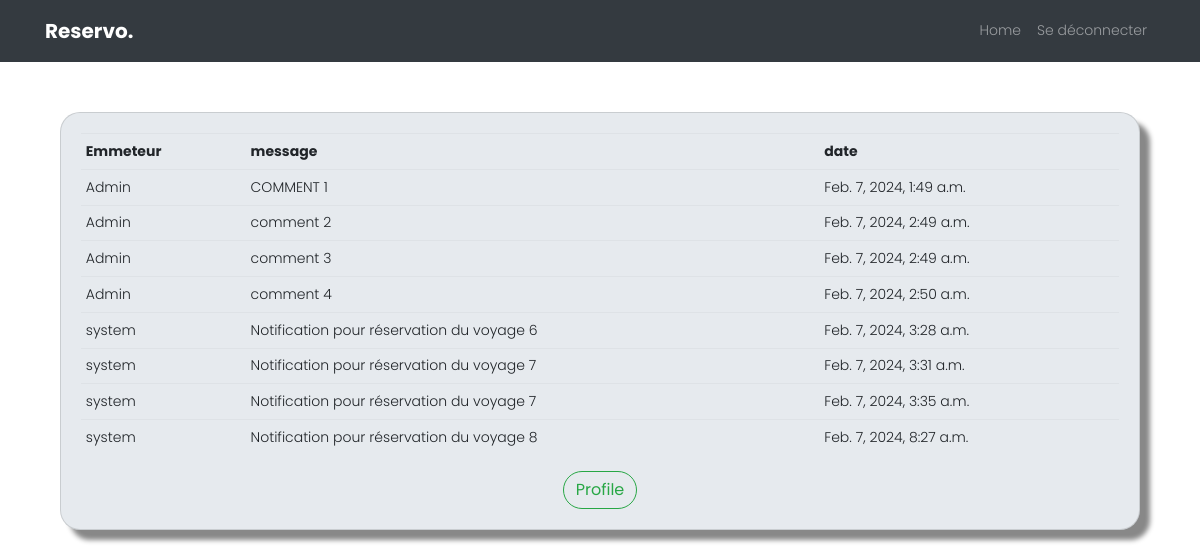
The page /notifications/ (signed in) on the database its author committed.
### app1/models.py (models this page shows)
class Notification(models.Model):
    client = models.ForeignKey(Client, on_delete=models.CASCADE)
    adminstrateur = models.ForeignKey(Adminstrateur, on_delete=models.CASCADE)
    message = models.TextField()
    timestamp = models.DateTimeField(auto_now_add=True)
    def __str__(self):
        return f"{self.adminstrateur.fk_user.username} to {self.client.fk_user.username}: {self.message}"

### app1/decorators.py (the view)
    def wrapper_func(request, *args, **kwargs):
      group = None
      if request.user.groups.exists():
        group = request.user.groups.all()[0].name
      if group in allowed_roles:
        return view_func(request, *args, **kwargs)
      else :
        user = request.user
        if user.groups.filter(name='client').exists():
            return redirect('client')
        elif user.groups.filter(name='admin').exists():
            return redirect('AdminPage')

### app1/views.py (called while the page is built)
@login_required(login_url='home')
@allowed_users(allowed_roles=['client'])
def notifications(request):
    id_user = request.user.id
    client = get_object_or_404(Client, fk_user=id_user)
    notifications = Notification.objects.filter(client=client)
    print(notifications)
    context = {'notifications': notifications}
    return render(request, "app1/notifications.html", context)

### app1/templates/app1/notifications.html (shortened to what this page needs)
{% load static %}
<!DOCTYPE html>
<html lang="en">
  <head>
    <link rel="stylesheet" href="https://stackpath.bootstrapcdn.com/bootstrap/4.3.1/css/bootstrap.min.css">
    <link rel="stylesheet" href="https://cdnjs.cloudflare.com/ajax/libs/font-awesome/6.5.1/css/all.min.css" />
    <link rel="stylesheet" href="{% static '/css/open-iconic-bootstrap.min.css'%}">
    <link rel="stylesheet" href="{% static '/css/animate.css'%}">
    <link rel="stylesheet" href="{% static '/css/owl.carousel.min.css'%}">
    <link rel="stylesheet" href="{% static '/css/owl.theme.default.min.css'%}">
    <link rel="stylesheet" href="{% static '/css/magnific-popup.css'%}">
    <link rel="stylesheet" href="{% static '/css/aos.css'%}">
    <link rel="stylesheet" href="{% static '/css/ionicons.min.css'%}">
    <link rel="stylesheet" href="{% static '/css/bootstrap-datepicker.css'%}">
    <link rel="stylesheet" href="{% static '/css/jquery.timepicker.css'%}">
  <link rel="stylesheet" href="{% static '/css/flaticon.css'%}">
  <link rel="stylesheet" href="{% static '/css/icomoon.css'%}">
  <link rel="stylesheet" href="{% static '/css/style.css'%}">
  <link rel="stylesheet" href="{% static '/css/Mycss.css'%}">
  </head>
  <body>
  <nav class="navbar navbar-expand-lg navbar-dark ftco_navbar bg-dark" id="ftco-navbar">
    <div class="container">
      <a class="navbar-brand" href="{% url 'home'  %}">Reservo.</a>
      <div class="collapse navbar-collapse" id="ftco-nav">
        <ul class="navbar-nav ml-auto">
          <li class="nav-item"><a href="{% url 'home' %}" class="nav-link">Home</a></li>
        {% if not user.is_authenticated %}
            <li class="nav-item cta"><a href="{% url 'login' %}" class="nav-link"><span>Se connecter</span></a></li>
        {% else %}
            <li class="nav-item cta"><a href="{% url 'logout' %}" class="nav-link"><span>Se déconnecter</span></a></li>
        {% endif %}
        </ul>
      </div>
    </div>
  </nav>
    <div class="container" style="padding-top : 50px">
			<div class="col-md-12 mx-auto">
				<div class="card card-body">
          <table class="table table-sm">
            <tr>
              <th>Emmeteur</th>
              <th>message</th>
              <th>date</th>
            </tr>
            {%for notification in notifications%}
              <tr>
                {% if notification.adminstrateur.id == 2 %}
                <td>system</td>
                {% else %}
                   <td>Admin</td>
               {% endif %}
                <td>{{notification.message}}</td>
                <td>{{notification.timestamp}}</td>
              </tr>
              {%endfor%}
          </table>
          <div class="d-flex justify-content-center align-items-center" >
            <a class="btn btn-outline-success" href="{% url 'client' %}">Profile</a>
          </div>
				</div>
			</div>
		</div>

### app1/templates/app1/notifications.html (style rules this page uses)
.card { border-radius: 20px; background-color: #e6eaee; box-shadow: 10px 10px 5px #888888; }

### rows shown on the page
Notification: shows "Admin", message "COMMENT 1", timestamp "Feb. 7, 2024, 1:49 a.m."
Notification: shows "Admin", message "comment 2", timestamp "Feb. 7, 2024, 2:49 a.m."
Notification: shows "Admin", message "comment 3", timestamp "Feb. 7, 2024, 2:49 a.m."
Notification: shows "Admin", message "comment 4", timestamp "Feb. 7, 2024, 2:50 a.m."
Notification: shows "system", message "Notification pour réservation du voyage 6", timestamp "Feb. 7, 2024, 3:28 a.m."
Notification: shows "system", message "Notification pour réservation du voyage 7", timestamp "Feb. 7, 2024, 3:31 a.m."
Notification: shows "system", message "Notification pour réservation du voyage 7", timestamp "Feb. 7, 2024, 3:35 a.m."
Notification: shows "system", message "Notification pour réservation du voyage 8", timestamp "Feb. 7, 2024, 8:27 a.m."
